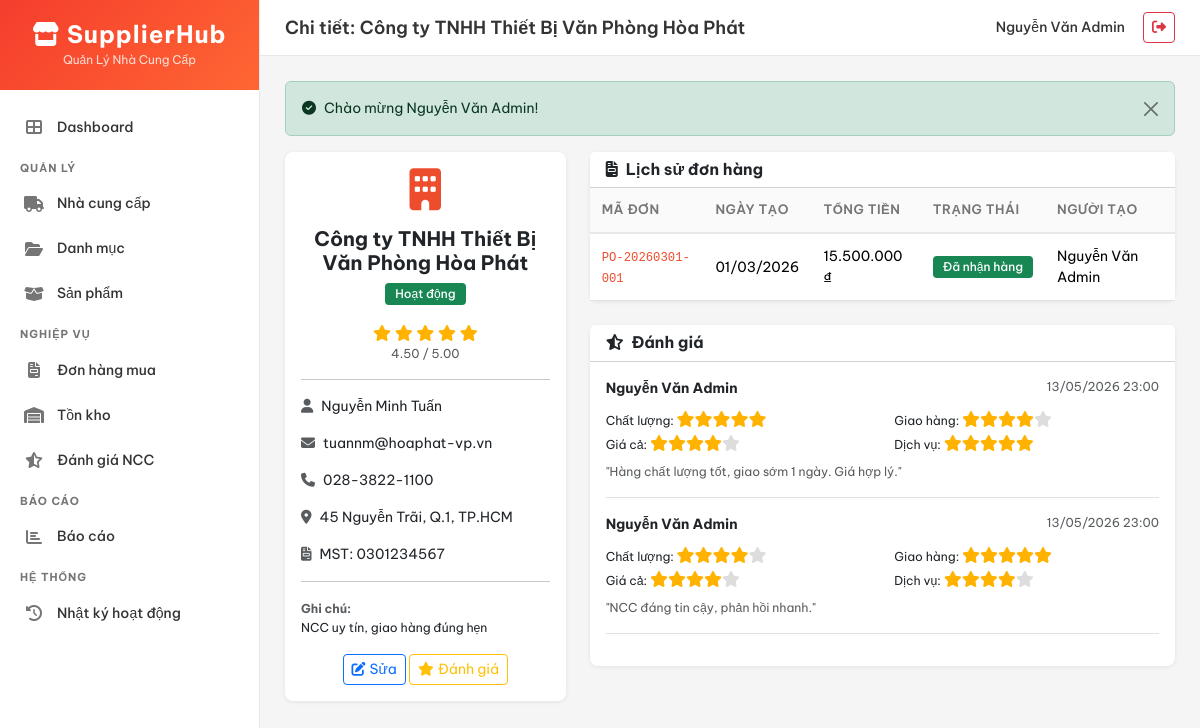
Screenshot of /index.php?page=suppliers&action=show&id=1 (signed in) with the database file from the repository.
### tables this page shows
CREATE TABLE IF NOT EXISTS suppliers (
    id INT AUTO_INCREMENT PRIMARY KEY,
    company_name VARCHAR(200) NOT NULL,
    contact_person VARCHAR(100) DEFAULT NULL,
    email VARCHAR(100) DEFAULT NULL,
    phone VARCHAR(20) DEFAULT NULL,
    address TEXT DEFAULT NULL,
    tax_code VARCHAR(20) DEFAULT NULL,
    status ENUM('active', 'inactive', 'blacklisted') NOT NULL DEFAULT 'active',
    rating_avg DECIMAL(3,2) DEFAULT 0.00,
    notes TEXT DEFAULT NULL,
    created_at DATETIME NOT NULL DEFAULT CURRENT_TIMESTAMP,
    INDEX idx_status (status)
);

CREATE TABLE IF NOT EXISTS purchase_orders (
    id INT AUTO_INCREMENT PRIMARY KEY,
    order_code VARCHAR(20) NOT NULL UNIQUE,
    supplier_id INT NOT NULL,
    created_by INT NOT NULL,
    approved_by INT DEFAULT NULL,
    status ENUM('draft', 'pending', 'approved', 'received', 'cancelled') NOT NULL DEFAULT 'draft',
    total_amount DECIMAL(15,2) NOT NULL DEFAULT 0.00,
    notes TEXT DEFAULT NULL,
    expected_delivery DATE DEFAULT NULL,
    actual_delivery DATE DEFAULT NULL,
    created_at DATETIME NOT NULL DEFAULT CURRENT_TIMESTAMP,
    FOREIGN KEY (supplier_id) REFERENCES suppliers(id) ON DELETE RESTRICT,
    FOREIGN KEY (created_by) REFERENCES users(id) ON DELETE RESTRICT,
    FOREIGN KEY (approved_by) REFERENCES users(id) ON DELETE SET NULL,
    INDEX idx_supplier (supplier_id),
    INDEX idx_status (status),
    INDEX idx_created_by (created_by)
);

CREATE TABLE IF NOT EXISTS users (
    id INT AUTO_INCREMENT PRIMARY KEY,
    username VARCHAR(50) NOT NULL UNIQUE,
    email VARCHAR(100) NOT NULL UNIQUE,
    password_hash VARCHAR(255) NOT NULL,
    full_name VARCHAR(100) NOT NULL,
    phone VARCHAR(20) DEFAULT NULL,
    is_active TINYINT(1) NOT NULL DEFAULT 1,
    created_at DATETIME NOT NULL DEFAULT CURRENT_TIMESTAMP,
    INDEX idx_active (is_active)
);

CREATE TABLE IF NOT EXISTS supplier_reviews (
    id INT AUTO_INCREMENT PRIMARY KEY,
    supplier_id INT NOT NULL,
    user_id INT NOT NULL,
    purchase_order_id INT DEFAULT NULL,
    rating_quality TINYINT NOT NULL DEFAULT 5 CHECK (rating_quality BETWEEN 1 AND 5),
    rating_delivery TINYINT NOT NULL DEFAULT 5 CHECK (rating_delivery BETWEEN 1 AND 5),
    rating_price TINYINT NOT NULL DEFAULT 5 CHECK (rating_price BETWEEN 1 AND 5),
    rating_service TINYINT NOT NULL DEFAULT 5 CHECK (rating_service BETWEEN 1 AND 5),
    comment TEXT DEFAULT NULL,
    created_at DATETIME NOT NULL DEFAULT CURRENT_TIMESTAMP,
    FOREIGN KEY (supplier_id) REFERENCES suppliers(id) ON DELETE CASCADE,
    FOREIGN KEY (user_id) REFERENCES users(id) ON DELETE RESTRICT,
    FOREIGN KEY (purchase_order_id) REFERENCES purchase_orders(id) ON DELETE SET NULL,
    INDEX idx_supplier (supplier_id),
    INDEX idx_user (user_id)
);

### controllers/SupplierController.php (called while the page is built, shortened)
<?php
require_once __DIR__ . '/../models/Supplier.php';
class SupplierController
{
    private $model;
    public function __construct()
    {
        $this->model = new Supplier();
    }
    public function show()
    {
        $id = intval($_GET['id'] ?? 0);
        $supplier = $this->model->getById($id);
        $orders = $this->model->getOrders($id);
        $reviews = $this->model->getReviews($id);
        $pageTitle = 'Chi tiết: ' . $supplier['company_name'];
        require VIEW_PATH . '/suppliers/show.php';
    }
}

### config/database.php (called while the page is built, shortened)
<?php
function getDBConnection() {
    static $pdo = null;
    if ($pdo === null) {
        try {
            $dsn = "mysql:host=" . DB_HOST . ";port=" . DB_PORT . ";dbname=" . DB_NAME . ";charset=utf8mb4";
            $options = [
                PDO::ATTR_ERRMODE            => PDO::ERRMODE_EXCEPTION,
                PDO::ATTR_DEFAULT_FETCH_MODE => PDO::FETCH_ASSOC,
                PDO::ATTR_EMULATE_PREPARES   => false,
            ];
            $pdo = new PDO($dsn, DB_USER, DB_PASS, $options);
            $pdo->exec("SET NAMES 'utf8mb4' COLLATE 'utf8mb4_unicode_ci'");
        } catch (PDOException $e) {
            die("Lỗi kết nối database: " . $e->getMessage());
        }
    }
    return $pdo;
}

### models/Supplier.php (called while the page is built, shortened)
<?php
class Supplier {
    private $pdo;
    public function __construct() {
        $this->pdo = getDBConnection();
    }
    public function getById($id) {
        $sql = "SELECT * FROM suppliers WHERE id = :id";
        $stmt = $this->pdo->prepare($sql);
        $stmt->execute(['id' => $id]);
        return $stmt->fetch();
    }
    public function getOrders($supplierId) {
        $sql = "SELECT po.*, u.full_name as created_by_name
                FROM purchase_orders po
                JOIN users u ON po.created_by = u.id
                WHERE po.supplier_id = :sid
                ORDER BY po.created_at DESC LIMIT 20";
        $stmt = $this->pdo->prepare($sql);
        $stmt->execute(['sid' => $supplierId]);
        return $stmt->fetchAll();
    }
    public function getReviews($supplierId) {
        $sql = "SELECT sr.*, u.full_name as reviewer_name
                FROM supplier_reviews sr
                JOIN users u ON sr.user_id = u.id
                WHERE sr.supplier_id = :sid
                ORDER BY sr.created_at DESC";
        $stmt = $this->pdo->prepare($sql);
        $stmt->execute(['sid' => $supplierId]);
        return $stmt->fetchAll();
    }
}

### helpers/format_helper.php (called while the page is built, shortened)
<?php
function formatMoney($amount) {
    return number_format($amount, 0, ',', '.') . ' ₫';
}
function formatDate($datetime, $showTime = false) {
    $format = $showTime ? 'd/m/Y H:i' : 'd/m/Y';
    return date($format, strtotime($datetime));
}
function e($text) {
    return htmlspecialchars($text ?? '', ENT_QUOTES, 'UTF-8');
}

### helpers/auth_helper.php (called while the page is built, shortened)
<?php
function isLoggedIn() {
    return isset($_SESSION['user_id']);
}
function currentUser($key = null) {
    if ($key) {
        return $_SESSION['user_' . $key] ?? null;
    }
    return [
        'id'        => $_SESSION['user_id'],
        'username'  => $_SESSION['user_username'],
        'full_name' => $_SESSION['user_full_name'],
        'email'     => $_SESSION['user_email'],
    ];
}

### views/suppliers/show.php (the view)
<?php require VIEW_PATH . '/layouts/header.php'; ?>
<div class="row g-4">
    <div class="col-lg-4">
        <div class="card">
            <div class="card-body text-center">
                <div class="mb-3">
                    <i class="fas fa-building fa-3x" style="color: var(--shopee-primary)"></i>
                </div>
                <h5 class="fw-bold"><?= e($supplier['company_name']) ?></h5>
                <span class="badge <?= SUPPLIER_STATUS_BADGES[$supplier['status']] ?> mb-3">
                    <?= SUPPLIER_STATUS_LABELS[$supplier['status']] ?>
                </span>
                <div class="mb-3">
                    <span class="star-rating">
                        <?php for ($i = 1; $i <= 5; $i++): ?>
                            <i class="fas fa-star <?= $i <= round($supplier['rating_avg']) ? '' : 'empty' ?>"></i>
                        <?php endfor; ?>
                    </span>
                    <div class="text-muted small"><?= number_format($supplier['rating_avg'], 2) ?> / 5.00</div>
                </div>
                <hr>
                <div class="text-start">
                    <p><i class="fas fa-user me-2 text-muted"></i><?= e($supplier['contact_person']) ?: '—' ?></p>
                    <p><i class="fas fa-envelope me-2 text-muted"></i><?= e($supplier['email']) ?: '—' ?></p>
                    <p><i class="fas fa-phone me-2 text-muted"></i><?= e($supplier['phone']) ?: '—' ?></p>
                    <p><i class="fas fa-map-marker-alt me-2 text-muted"></i><?= e($supplier['address']) ?: '—' ?></p>
                    <p><i class="fas fa-file-invoice me-2 text-muted"></i>MST: <?= e($supplier['tax_code']) ?: '—' ?></p>
                </div>
                <?php if (!empty($supplier['notes'])): ?>
                <hr>
                <div class="text-start">
                    <small class="text-muted"><strong>Ghi chú:</strong></small>
                    <p class="small"><?= e($supplier['notes']) ?></p>
                </div>
                <?php endif; ?>
                <div class="mt-3">
                    <a href="index.php?page=suppliers&action=edit&id=<?= $supplier['id'] ?>" class="btn btn-sm btn-outline-primary">
                        <i class="fas fa-edit me-1"></i>Sửa
                    </a>
                    <a href="index.php?page=reviews&action=create&supplier_id=<?= $supplier['id'] ?>" class="btn btn-sm btn-outline-warning">
                        <i class="fas fa-star me-1"></i>Đánh giá
                    </a>
                </div>
            </div>
        </div>
    </div>
    <div class="col-lg-8">
        <div class="card mb-4">
            <div class="card-header bg-white">
                <h6 class="mb-0 fw-bold"><i class="fas fa-file-invoice me-2"></i>Lịch sử đơn hàng</h6>
            </div>
            <div class="card-body p-0">
                <?php if (!empty($orders)): ?>
                <div class="table-responsive">
                    <table class="table table-hover mb-0">
                        <thead>
                            <tr>
                                <th>Mã đơn</th>
                                <th>Ngày tạo</th>
                                <th>Tổng tiền</th>
                                <th>Trạng thái</th>
                                <th>Người tạo</th>
                            </tr>
                        </thead>
                        <tbody>
                            <?php foreach ($orders as $o): ?>
                            <tr>
                                <td>
                                    <a href="index.php?page=purchase_orders&action=show&id=<?= $o['id'] ?>">
                                        <code><?= e($o['order_code']) ?></code>
                                    </a>
                                </td>
                                <td><?= formatDate($o['created_at']) ?></td>
                                <td><?= formatMoney($o['total_amount']) ?></td>
                                <td><span class="badge <?= PO_STATUS_BADGES[$o['status']] ?>"><?= PO_STATUS_LABELS[$o['status']] ?></span></td>
                                <td><?= e($o['created_by_name']) ?></td>
                            </tr>
                            <?php endforeach; ?>
                        </tbody>
                    </table>
                </div>
                <?php else: ?>
                <div class="empty-state py-4"><p class="text-muted">Chưa có đơn hàng nào.</p></div>
                <?php endif; ?>
            </div>
        </div>
        <div class="card">
            <div class="card-header bg-white">
                <h6 class="mb-0 fw-bold"><i class="fas fa-star-half-alt me-2"></i>Đánh giá</h6>
            </div>
            <div class="card-body">
                <?php if (!empty($reviews)): ?>
                    <?php foreach ($reviews as $r): ?>
                    <div class="border-bottom pb-3 mb-3">
                        <div class="d-flex justify-content-between">
                            <strong><?= e($r['reviewer_name']) ?></strong>
                            <small class="text-muted"><?= formatDate($r['created_at'], true) ?></small>
                        </div>
                        <div class="row mt-2">
                            <div class="col-6"><small>Chất lượng: </small>
                                <span class="star-rating"><?php for($i=1;$i<=5;$i++) echo '<i class="fas fa-star '.($i<=$r['rating_quality']?'':'empty').'"></i>'; ?></span>
                            </div>
                            <div class="col-6"><small>Giao hàng: </small>
                                <span class="star-rating"><?php for($i=1;$i<=5;$i++) echo '<i class="fas fa-star '.($i<=$r['rating_delivery']?'':'empty').'"></i>'; ?></span>
                            </div>
                            <div class="col-6"><small>Giá cả: </small>
                                <span class="star-rating"><?php for($i=1;$i<=5;$i++) echo '<i class="fas fa-star '.($i<=$r['rating_price']?'':'empty').'"></i>'; ?></span>
                            </div>
                            <div class="col-6"><small>Dịch vụ: </small>
                                <span class="star-rating"><?php for($i=1;$i<=5;$i++) echo '<i class="fas fa-star '.($i<=$r['rating_service']?'':'empty').'"></i>'; ?></span>
                            </div>
                        </div>
                        <?php if ($r['comment']): ?>
                        <p class="mt-2 mb-0 text-muted small">"<?= e($r['comment']) ?>"</p>
                        <?php endif; ?>
                    </div>
                    <?php endforeach; ?>
                <?php else: ?>
                <div class="empty-state py-3"><p class="text-muted">Chưa có đánh giá.</p></div>
                <?php endif; ?>
            </div>
        </div>
    </div>
</div>
<?php require VIEW_PATH . '/layouts/footer.php'; ?>

### views/layouts/header.php (shortened to what this page needs)
<!DOCTYPE html>
<html lang="vi">
<head>
    <link href="https://cdn.jsdelivr.net/npm/bootstrap@5.3.3/dist/css/bootstrap.min.css" rel="stylesheet">
    <link href="https://cdnjs.cloudflare.com/ajax/libs/font-awesome/6.5.1/css/all.min.css" rel="stylesheet">
    <link href="assets/css/style.css" rel="stylesheet">
</head>
<body>
<nav class="sidebar" id="sidebar">
    <div class="sidebar-brand">
        <h4><i class="fas fa-store"></i> SupplierHub</h4>
        <small>Quản Lý Nhà Cung Cấp</small>
    </div>
    <ul class="sidebar-menu">
        <li>
            <a href="index.php?page=dashboard" class="<?= ($page ?? '') === 'dashboard' ? 'active' : '' ?>">
                <i class="fas fa-th-large"></i> Dashboard
            </a>
        </li>
        <div class="sidebar-heading">Quản lý</div>
        <li>
            <a href="index.php?page=suppliers" class="<?= ($page ?? '') === 'suppliers' ? 'active' : '' ?>">
                <i class="fas fa-truck"></i> Nhà cung cấp
            </a>
        </li>
        <li>
            <a href="index.php?page=categories" class="<?= ($page ?? '') === 'categories' ? 'active' : '' ?>">
                <i class="fas fa-folder-open"></i> Danh mục
            </a>
        </li>
        <li>
            <a href="index.php?page=products" class="<?= ($page ?? '') === 'products' ? 'active' : '' ?>">
                <i class="fas fa-box-open"></i> Sản phẩm
            </a>
        </li>
        <div class="sidebar-heading">Nghiệp vụ</div>
        <li>
            <a href="index.php?page=purchase_orders" class="<?= ($page ?? '') === 'purchase_orders' ? 'active' : '' ?>">
                <i class="fas fa-file-invoice"></i> Đơn hàng mua
            </a>
        </li>
        <li>
            <a href="index.php?page=inventory" class="<?= ($page ?? '') === 'inventory' ? 'active' : '' ?>">
                <i class="fas fa-warehouse"></i> Tồn kho
            </a>
        </li>
        <li>
            <a href="index.php?page=reviews" class="<?= ($page ?? '') === 'reviews' ? 'active' : '' ?>">
                <i class="fas fa-star-half-alt"></i> Đánh giá NCC
            </a>
        </li>
        <div class="sidebar-heading">Báo cáo</div>
        <li>
            <a href="index.php?page=reports" class="<?= ($page ?? '') === 'reports' ? 'active' : '' ?>">
                <i class="fas fa-chart-bar"></i> Báo cáo
            </a>
        </li>
        <div class="sidebar-heading">Hệ thống</div>
        <li>
            <a href="index.php?page=audit_logs" class="<?= ($page ?? '') === 'audit_logs' ? 'active' : '' ?>">
                <i class="fas fa-history"></i> Nhật ký hoạt động
            </a>
        </li>
    </ul>
</nav>
<div class="main-content">
    <div class="topbar">
        <div class="d-flex align-items-center">
            <h5 class="topbar-title"><?= e($pageTitle ?? 'Dashboard') ?></h5>
        </div>
        <div class="topbar-user">
            <div class="text-end">
                <div class="user-name"><?= e(currentUser('full_name')) ?></div>
            </div>
            <a href="index.php?page=logout" class="btn btn-sm btn-outline-danger ms-2" title="Đăng xuất">
                <i class="fas fa-sign-out-alt"></i>
            </a>
        </div>
    </div>
    <div class="content-area">
        <?= showFlash() ?>

### rows the page displays
suppliers: company_name "Chi tiết: Công ty TNHH Thiết Bị Văn Phòng Hòa Phát", company_name "Công ty TNHH Thiết Bị Văn Phòng Hòa Phát", status "Hoạt động", rating_avg "4.50", contact_person "Nguyễn Minh Tuấn", email "tuannm@hoaphat-vp.vn", phone "028-3822-1100", address "45 Nguyễn Trãi, Q.1, TP.HCM", tax_code "0301234567", notes "NCC uy tín, giao hàng đúng hẹn"
purchase_orders: order_code "PO-20260301-001", created_at "01/03/2026", total_amount "15.500.000 ₫", status "Đã nhận hàng", created_by.full_name "Nguyễn Văn Admin"
supplier_reviews: user.full_name "Nguyễn Văn Admin", created_at "13/05/2026 23:00", rating_quality 5 (drawn), rating_delivery 4 (drawn), rating_price 4 (drawn), rating_service 5 (drawn), comment "Hàng chất lượng tốt, giao sớm 1 ngày. Giá hợp lý."
supplier_reviews: user.full_name "Nguyễn Văn Admin", created_at "13/05/2026 23:00", rating_quality 4 (drawn), rating_delivery 5 (drawn), rating_price 4 (drawn), rating_service 4 (drawn), comment "NCC đáng tin cậy, phản hồi nhanh."

### other values shown
currentUser('full_name') "Nguyễn Văn Admin"
$flash['message'] "Chào mừng Nguyễn Văn Admin!"
